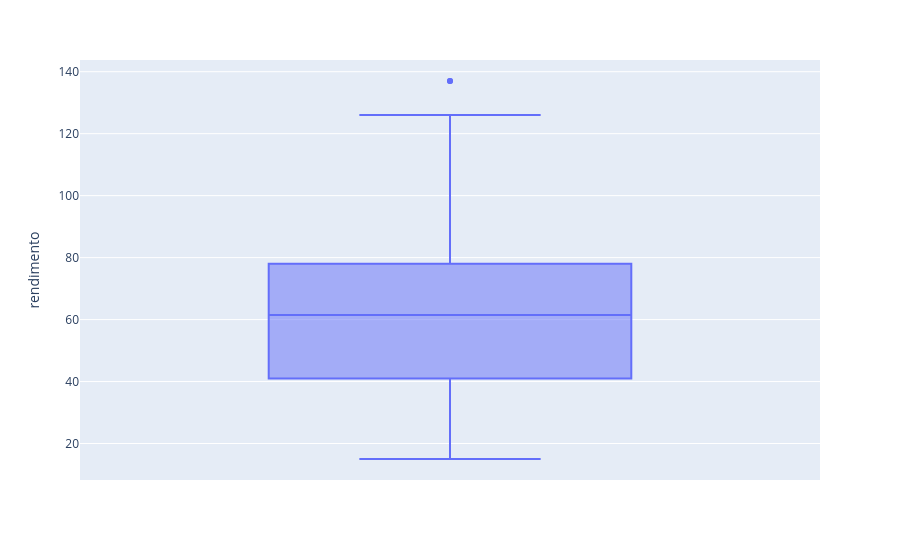

The code cell stored with this chart in its notebook:
### Markdown cell above
**Rendimento**

### Code cell
boxplot = px.box(df, y="rendimento")
boxplot.show()

### Figure 1 — Plotly figure (JSON) as saved in the notebook; plotly's stock layout.template omitted (floating-point values rounded to 4 significant figures; data arrays with more than 128 entries replaced by an {"elided": "..."} marker saying what was removed)
{"data": [{"alignmentgroup": "True", "hovertemplate": "rendimento=%{y}<extra></extra>", "legendgroup": "", "marker": {"color": "#636efa"}, "name": "", "notched": false, "offsetgroup": "", "orientation": "v", "showlegend": false, "type": "box", "x0": " ", "xaxis": "x", "y": {"elided": "200 int values"}, "y0": " ", "yaxis": "y"}], "layout": {"boxmode": "group", "legend": {"tracegroupgap": 0}, "margin": {"t": 60}, "xaxis": {"anchor": "y", "domain": [0, 1]}, "yaxis": {"anchor": "x", "domain": [0, 1], "title": {"text": "rendimento"}}}}
